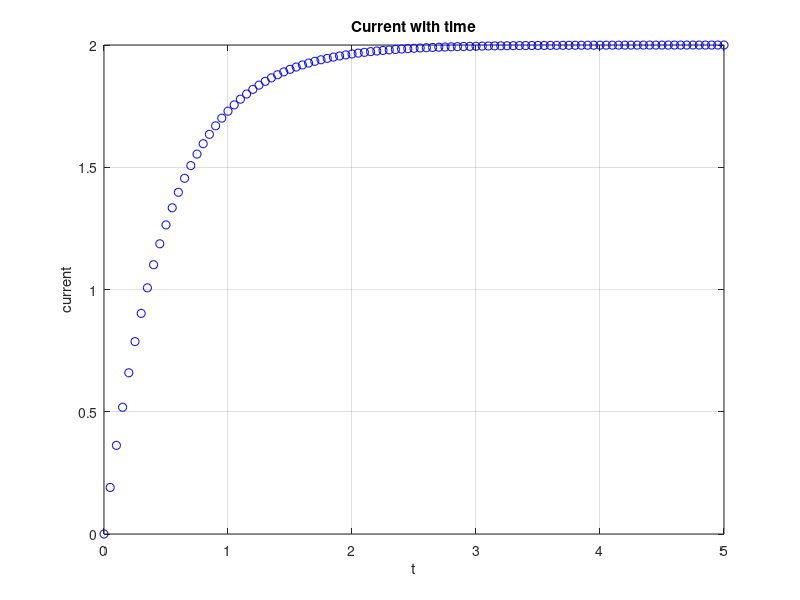

Write MATLAB code to recreate this figure.
%Example9p6
%This code plots current values
t=0:0.05:5;
V=2;R=1;L=1/2;
i=(V/R)*(1-exp(-R.*t/L));
plot(t,i,'bo');grid on;
xlabel('t');ylabel('current');
title('Current with time');